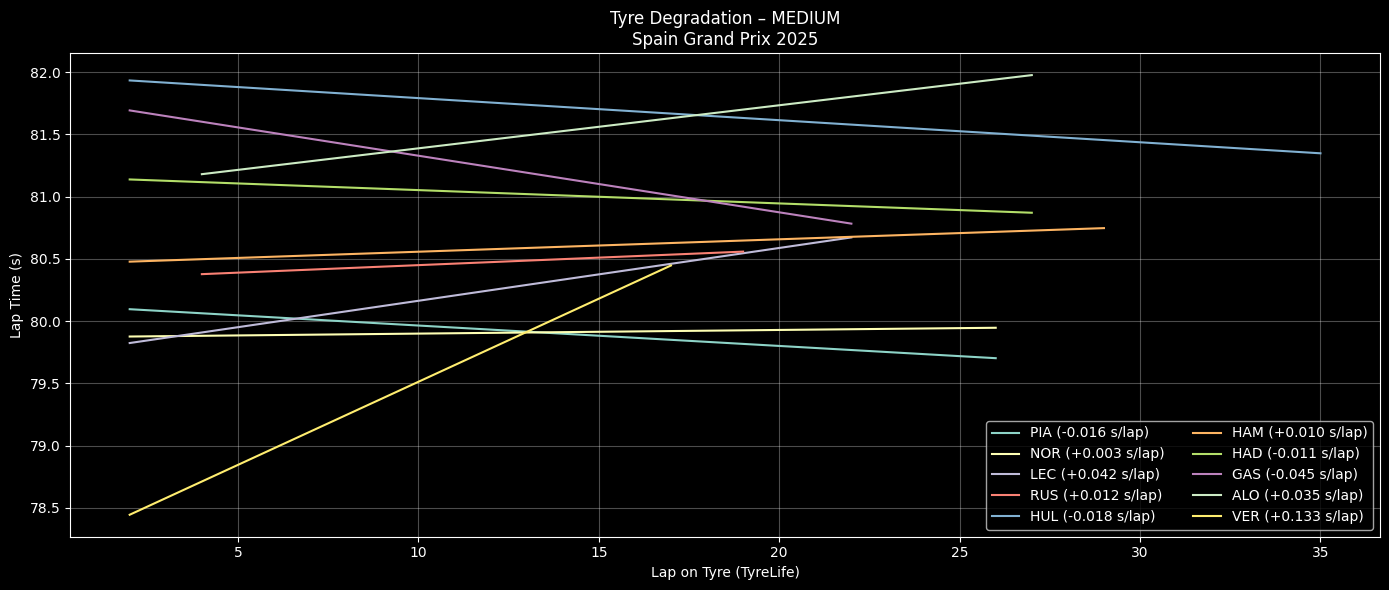

Recreate this plot in Python.
import fastf1, os
import pandas as pd
import numpy as np
import matplotlib.pyplot as plt
from pathlib import Path

# ========= CONFIG =========
YEAR = 2025
GP = "Spain Grand Prix"
SESSION = "R"
COMPOUND = "MEDIUM"      # SOFT / MEDIUM / HARD
TOP_N = 10             # Top N finishers
CACHE_DIR = Path("/content/fastf1_cache")

# ========= CACHE =========
CACHE_DIR.mkdir(parents=True, exist_ok=True)
fastf1.Cache.enable_cache(CACHE_DIR)

# ========= LOAD SESSION =========
session = fastf1.get_session(YEAR, GP, SESSION)
session.load()

laps = session.laps.copy()
laps = laps[laps["IsAccurate"]]

# Convert laptime to seconds
laps["LapTimeSec"] = laps["LapTime"].dt.total_seconds()

# ========= SELECT TOP DRIVERS =========
drivers = (
    session.results
    .sort_values("Position")
    .head(TOP_N)["Abbreviation"]
    .tolist()
)

laps = laps[laps["Driver"].isin(drivers)]

# ========= CLEAN LAPS =========
laps = laps[
    laps["PitInTime"].isna() &
    laps["PitOutTime"].isna() &
    (laps["Compound"] == COMPOUND)
]

# ========= REMOVE OUTLIERS (IQR PER DRIVER PER STINT) =========
clean = []

for (d, stint), dl in laps.groupby(["Driver", "Stint"]):
    if len(dl) < 5:
        continue

    q1, q3 = dl["LapTimeSec"].quantile([0.25, 0.75])
    iqr = q3 - q1

    dl = dl[
        (dl["LapTimeSec"] >= q1 - 1.5 * iqr) &
        (dl["LapTimeSec"] <= q3 + 1.5 * iqr)
    ]

    clean.append(dl)

clean = pd.concat(clean)

# ========= PLOT TYRE DEGRADATION =========
plt.figure(figsize=(14,6))

for d in drivers:
    dl = clean[clean["Driver"] == d]

    # pilih stint terpanjang untuk driver tsb
    if dl.empty:
        continue

    stint_id = (
        dl.groupby("Stint").size().idxmax()
    )

    stint_laps = dl[dl["Stint"] == stint_id]

    if len(stint_laps) < 5:
        continue

    x = stint_laps["TyreLife"]
    y = stint_laps["LapTimeSec"]

    # Linear regression → degradation slope
    z = np.polyfit(x, y, 1)
    y_fit = np.polyval(z, x)

    plt.plot(x, y_fit, label=f"{d} ({z[0]:+.03f} s/lap)")

plt.title(f"Tyre Degradation – {COMPOUND}\n{GP} {YEAR}")
plt.xlabel("Lap on Tyre (TyreLife)")
plt.ylabel("Lap Time (s)")
plt.grid(alpha=0.3)
plt.legend(ncol=2)
plt.tight_layout()
plt.show()
